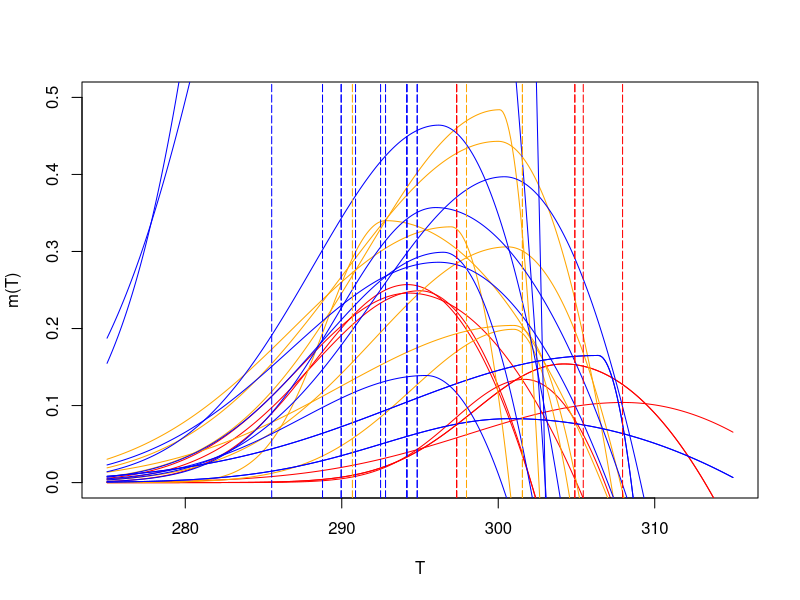
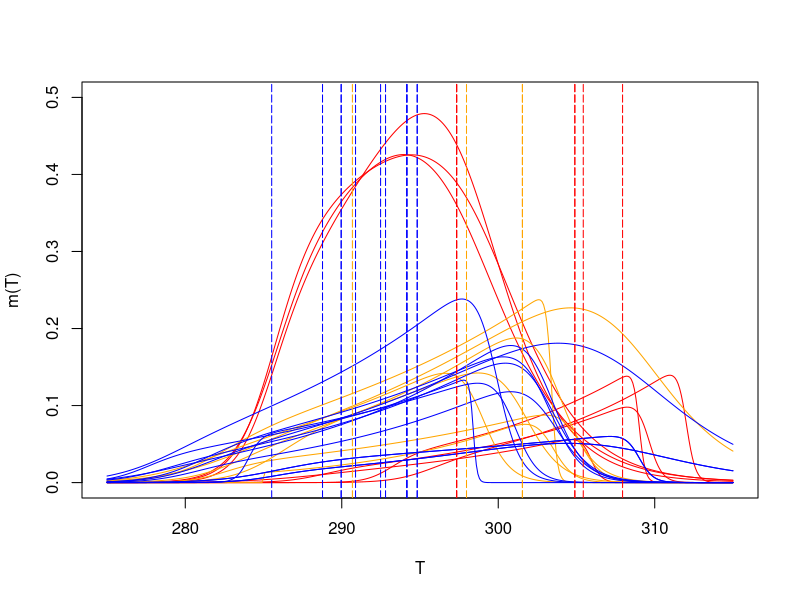
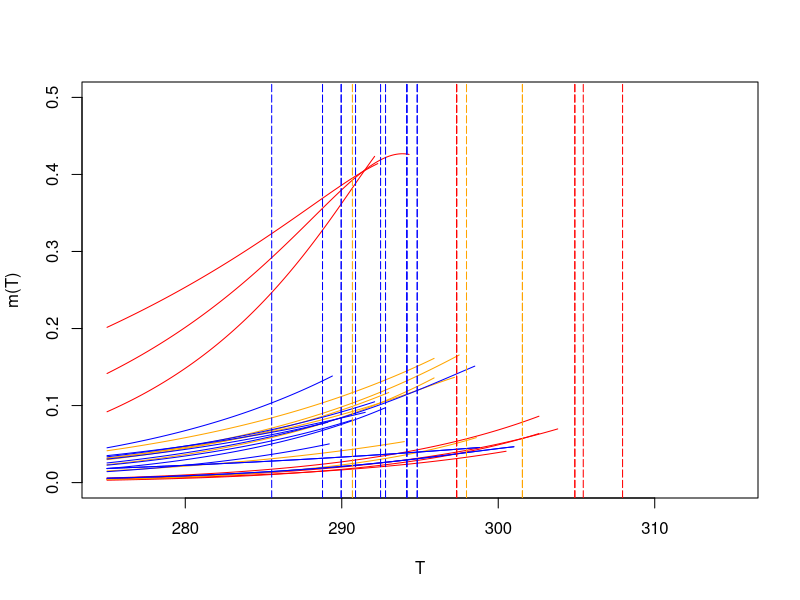

Generate these figures, in order, with R:
##############################################################
#### This R script plots species' thermal reaction norms #####
##############################################################


# Load packages and set working directory
library(tidyr)
library(ggplot2)
library(cowplot)
library(dplyr)
library(tidyverse)
setwd(dirname(rstudioapi::getActiveDocumentContext()$path))


# READ IN DATA
LH.data <- as.data.frame(read_csv("Temperature response parameters.csv"))
temp.data <- as.data.frame(read_csv("Temperature parameters Tave.csv"))

# EXCLUDE DATA
LH.data <- LH.data[-c(12,13,15,18),]
temp.data <- temp.data[-c(12,13,15,18),]

# SEPARATE BY HABITAT
trop <- LH.data[LH.data$Habitat == "Tropical",]
subtrop <- LH.data[LH.data$Habitat == "Subtropical",]
temp <- LH.data[LH.data$Habitat == "Temperate",]
trop.T <- temp.data[temp.data$Habitat == "Tropical",]
subtrop.T <- temp.data[temp.data$Habitat == "Subtropical",]
temp.T <- temp.data[temp.data$Habitat == "Temperate",]


########################################### PLOTS ############################################
# FITNESS
# Plot options
Tmin <- 275
Tmax <- 315
ymin <- 0
ymax <- 0.5
# Thermal reaction norm
r <- function(T) { ifelse(T <= param$rTopt, param$rMax*exp(-1*((T-param$rTopt)/(2*param$rs))^2),
                            param$rMax*(1 - ((T-param$rTopt)/(param$rTopt-param$rTmax))^2)) }
# Plot
param <- trop[1,]
plot(seq(Tmin,Tmax,0.1), r(seq(Tmin,Tmax,0.1)), type="l", lwd=1, col="red", xlim=c(Tmin,Tmax), ylim=c(ymin,ymax), xlab="T", ylab="m(T)")
for(i in 2:nrow(trop)) {
  param <- trop[i,]
  points(seq(Tmin,Tmax,0.1), r(seq(Tmin,Tmax,0.1)), type="l", lwd=1, col="red", xlim=c(Tmin,Tmax), ylim=c(ymin,ymax), xlab="T", ylab="m(T)")
}
for(i in 1:nrow(subtrop)) {
  param <- subtrop[i,]
  points(seq(Tmin,Tmax,0.1), r(seq(Tmin,Tmax,0.1)), type="l", lwd=1, col="orange", xlim=c(Tmin,Tmax), ylim=c(ymin,ymax), xlab="T", ylab="m(T)")
}
for(i in 1:nrow(temp)) {
  param <- temp[i,]
  points(seq(Tmin,Tmax,0.1), r(seq(Tmin,Tmax,0.1)), type="l", lwd=1, col="blue", xlim=c(Tmin,Tmax), ylim=c(ymin,ymax), xlab="T", ylab="m(T)")
}
# Habitat temperatures
for(i in 1:nrow(trop)) {
  t.param <- trop.T[i,]
  abline(v = t.param$meanT.f + t.param$delta_mean.f*365*75, col="red", lwd=1, lty="longdash")
}
for(i in 1:nrow(subtrop)) {
  t.param <- subtrop.T[i,]
  abline(v = t.param$meanT.f + t.param$delta_mean.f*365*75, col="orange", lwd=1, lty="longdash")
}
for(i in 1:nrow(temp)) {
  t.param <- temp.T[i,]
  abline(v = t.param$meanT.f + t.param$delta_mean.f*365*75, col="blue", lwd=1, lty="longdash")
}


# DEVELOPMENT RATE (LEFT-SKEWED)
# Plot options
Tmin <- 275
Tmax <- 315
ymin <- 0
ymax <- 0.5
# Thermal reaction norm
m <- function (T) { param$mTR*(T/param$TR)*exp(param$AmJ*(1/param$TR-1/T))/(1+exp(param$AL*(1/param$TL-1/T))+exp(param$AH*(1/param$TH-1/T))) }
# Plot
param <- trop[1,]
plot(seq(Tmin,Tmax,0.1), m(seq(Tmin,Tmax,0.1)), type="l", lwd=1, col="red", xlim=c(Tmin,Tmax), ylim=c(ymin,ymax), xlab="T", ylab="m(T)")
for(i in 2:nrow(trop)) {
  param <- trop[i,]
  points(seq(Tmin,Tmax,0.1), m(seq(Tmin,Tmax,0.1)), type="l", lwd=1, col="red", xlim=c(Tmin,Tmax), ylim=c(ymin,ymax), xlab="T", ylab="m(T)")
}
for(i in 1:nrow(subtrop)) {
  param <- subtrop[i,]
  points(seq(Tmin,Tmax,0.1), m(seq(Tmin,Tmax,0.1)), type="l", lwd=1, col="orange", xlim=c(Tmin,Tmax), ylim=c(ymin,ymax), xlab="T", ylab="m(T)")
}
for(i in 1:nrow(temp)) {
  param <- temp[i,]
  points(seq(Tmin,Tmax,0.1), m(seq(Tmin,Tmax,0.1)), type="l", lwd=1, col="blue", xlim=c(Tmin,Tmax), ylim=c(ymin,ymax), xlab="T", ylab="m(T)")
}
# Habitat temperatures
for(i in 1:nrow(trop)) {
  t.param <- trop.T[i,]
  abline(v = t.param$meanT.f + t.param$delta_mean.f*365*75, col="red", lwd=1, lty="longdash")
}
for(i in 1:nrow(subtrop)) {
  t.param <- subtrop.T[i,]
  abline(v = t.param$meanT.f + t.param$delta_mean.f*365*75, col="orange", lwd=1, lty="longdash")
}
for(i in 1:nrow(temp)) {
  t.param <- temp.T[i,]
  abline(v = t.param$meanT.f + t.param$delta_mean.f*365*75, col="blue", lwd=1, lty="longdash")
}


# DEVELOPMENT RATE (STEP FUNCTION)
# Plot options
Tmin <- 275
Tmax <- 315
ymin <- 0
ymax <- 0.5
# Thermal reaction norm
m <- function (T) { ifelse(T <= param$Topt, param$mTR*(T/param$TR)*exp(param$AmJ*(1/param$TR-1/T))/(1+exp(param$AH*(1/param$TH-1/T))),
                           ifelse(T <= param$Tmax, param$mTR*(param$Topt/param$TR)*exp(param$AmJ*(1/param$TR-1/param$Topt))/(1+exp(param$AH*(1/param$TH-1/param$Topt))), 0)) }
# Plot
param <- trop[1,]
plot(seq(Tmin,Tmax,0.1), m(seq(Tmin,Tmax,0.1)), type="l", lwd=1, col="red", xlim=c(Tmin,Tmax), ylim=c(ymin,ymax), xlab="T", ylab="m(T)")
for(i in 2:nrow(trop)) {
  param <- trop[i,]
  points(seq(Tmin,Tmax,0.1), m(seq(Tmin,Tmax,0.1)), type="l", lwd=1, col="red", xlim=c(Tmin,Tmax), ylim=c(ymin,ymax), xlab="T", ylab="m(T)")
}
for(i in 1:nrow(subtrop)) {
  param <- subtrop[i,]
  points(seq(Tmin,Tmax,0.1), m(seq(Tmin,Tmax,0.1)), type="l", lwd=1, col="orange", xlim=c(Tmin,Tmax), ylim=c(ymin,ymax), xlab="T", ylab="m(T)")
}
for(i in 1:nrow(temp)) {
  param <- temp[i,]
  points(seq(Tmin,Tmax,0.1), m(seq(Tmin,Tmax,0.1)), type="l", lwd=1, col="blue", xlim=c(Tmin,Tmax), ylim=c(ymin,ymax), xlab="T", ylab="m(T)")
}
# Habitat temperatures
for(i in 1:nrow(trop)) {
  t.param <- trop.T[i,]
  abline(v = t.param$meanT.f + t.param$delta_mean.f*365*75, col="red", lwd=1, lty="longdash")
}
for(i in 1:nrow(subtrop)) {
  t.param <- subtrop.T[i,]
  abline(v = t.param$meanT.f + t.param$delta_mean.f*365*75, col="orange", lwd=1, lty="longdash")
}
for(i in 1:nrow(temp)) {
  t.param <- temp.T[i,]
  abline(v = t.param$meanT.f + t.param$delta_mean.f*365*75, col="blue", lwd=1, lty="longdash")
}


# THERMAL REACTION NORMS
# r <- function (T) { ifelse(T <= param$rTopt, param$rMax*exp(-1*((T-param$rTopt)/(2*param$rs))^2),
#                            param$rMax*(1 - ((T-param$rTopt)/(param$rTopt-param$rTmax))^2)) }
# b <- function (T) { param$bTopt*exp(-((T-param$Toptb)^2)/(2*param$sb^2)) }
# dJ <- function (T) { param$dJTR*exp(param$AdJ*(1/param$TR-1/T)) }
# dA <- function (T) { param$dATR*exp(param$AdA*(1/param$TR-1/T)) }
#R0 <- function (T) { b/dA * m/(m+dJ) }
#f <- function (T) { b/dA }
#s <- function (T) { exp(-dJ/m) }
